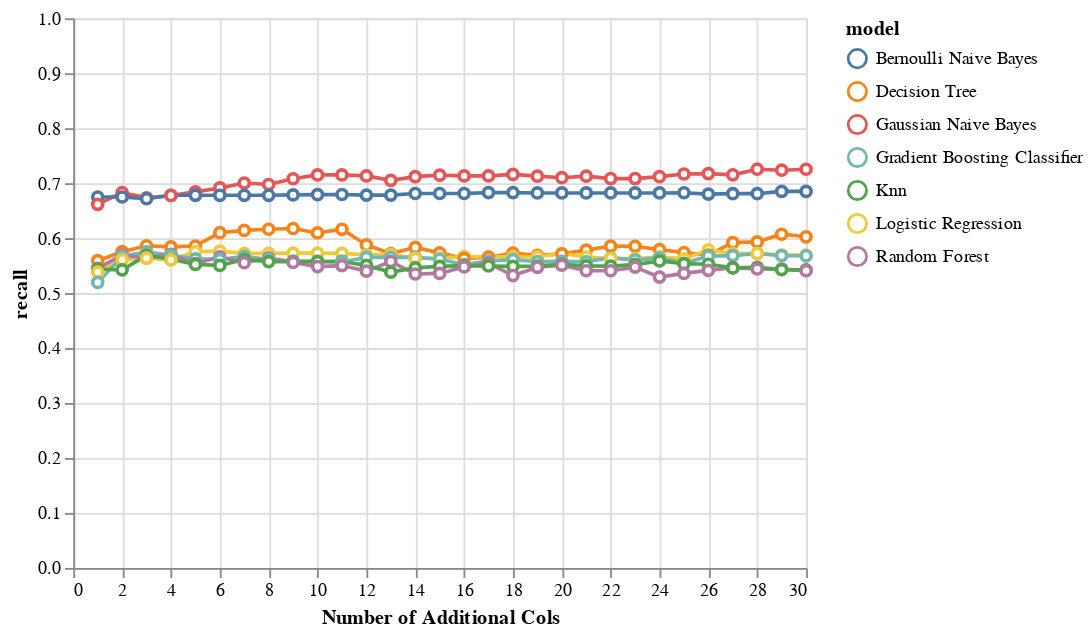

The code cell stored with this chart in its notebook:
### Markdown cell above
We explored adding the top X features so we can measure the impact of adding complexity as we increase the feature count. The chart below shows the incremental value of adding the top X+1 feature. 

In the first chart we show the marginal value when we measure the macro avg recall. We see that the GNB classifer performs the best and the incremental gain tapers off after adding 10 features. We will consider then when we think about how many features to include.

### Code cell
perf_subset = perf_by_additional_n_cols_matrix_v1[
    (perf_by_additional_n_cols_matrix_v1['grouping'] == "Macro Avg") &
    (perf_by_additional_n_cols_matrix_v1['additional_col_method'] == "corr_to_mdd_subset_data_v2")
]


alt.Chart(perf_subset).mark_line(
       point={
         "filled": False,
         "fill": "white"
       }
).encode(
    x = alt.X('addl_cols', title="Number of Additional Cols"),
    y = alt.Y('recall', scale=alt.Scale(domain=[0, 1])),
    color = 'model'
)

### Figure 1 — Vega-Lite specification as saved in the notebook (floating-point values rounded to 4 significant figures; data arrays with more than 128 entries replaced by an {"elided": "..."} marker saying what was removed)
{"config": {"view": {"continuousWidth": 400, "continuousHeight": 300}}, "data": {"name": "data-92abd0f66fefa1e8bd5a4b920a9e4f11"}, "mark": {"type": "line", "point": {"filled": false, "fill": "white"}}, "encoding": {"color": {"field": "model", "type": "nominal"}, "x": {"field": "addl_cols", "title": "Number of Additional Cols", "type": "quantitative"}, "y": {"field": "recall", "scale": {"domain": [0, 1]}, "type": "quantitative"}}, "$schema": "https://vega.github.io/schema/vega-lite/v4.17.0.json", "datasets": {"data-92abd0f66fefa1e8bd5a4b920a9e4f11": {"elided": "210 records"}}}
